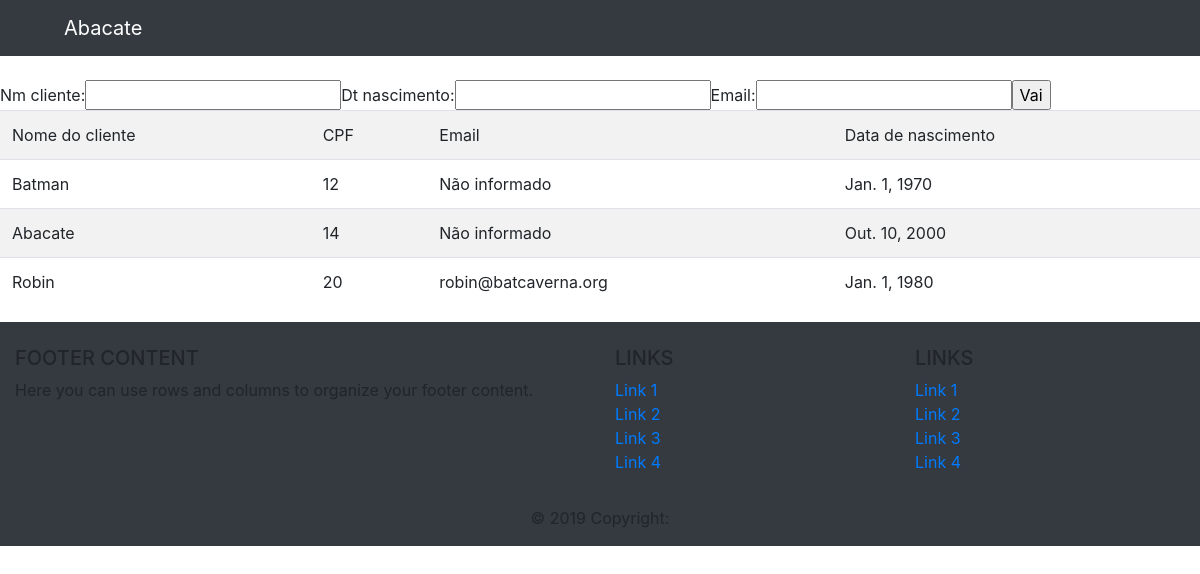
The app's page /cliente/busca/, older data.
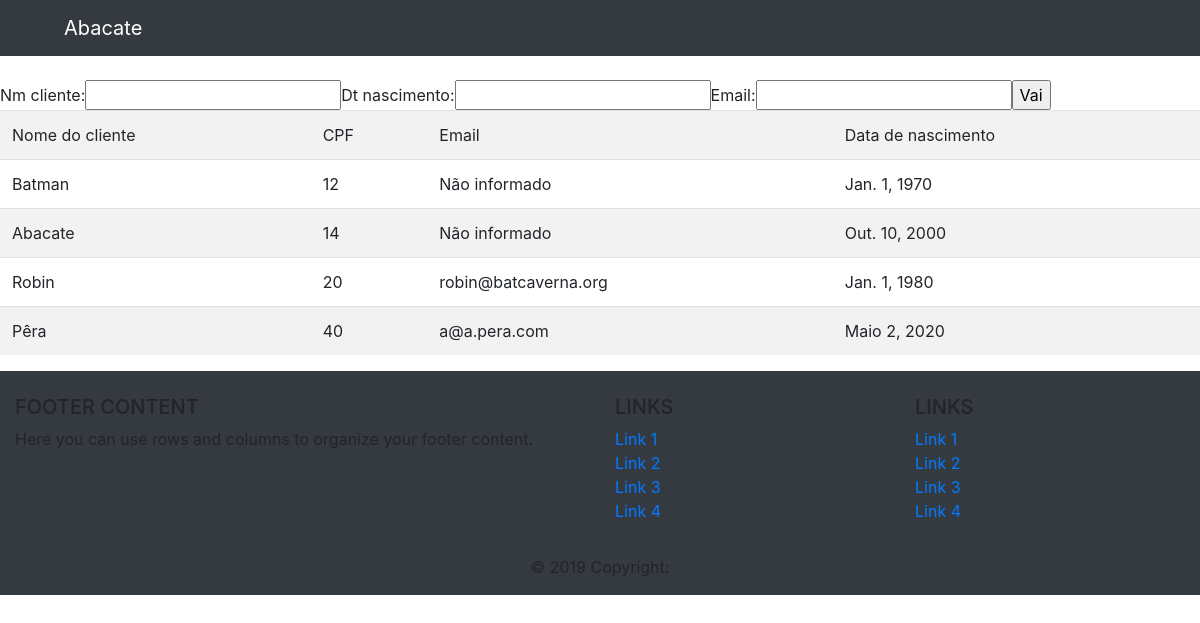
The same page, newer data.
### cliente/models.py (models this page shows, shortened)
class Cliente(models.Model):
	nm_cliente = models.CharField(verbose_name="Nome do cliente", max_length=45)
	nm_mae = models.CharField(verbose_name="Nome da mãe", max_length=45, null=True, blank=True)
	email = models.EmailField(verbose_name="Email", max_length=45, default="Não informado")
	nr_cpf = models.CharField(verbose_name="Número do CPF", max_length=14)
	nr_rg = models.CharField(verbose_name="Número do RG", max_length=15)
	dt_nascimento = models.DateField(verbose_name="Data de nascimento")
	idade = models.IntegerField(verbose_name="Idade")
	nr_endereco = models.IntegerField(null=True, blank=True)
	dsc_complemento = models.TextField(null=True, blank=True)
	cd_endereco = models.ForeignKey(Endereco, on_delete=models.PROTECT)

### cliente/views.py (the view)
# urls.py: path("busca/", views.clienteBusca, name="busca"),
def clienteBusca(request):
	clientes = []
	form = BuscaClienteForm()
	if request.method == "POST":
		resultado = BuscaClienteForm(request.POST)
		if resultado.is_valid():
			nome = resultado.cleaned_data["nm_cliente"]
			dtNascimento = resultado.cleaned_data["dt_nascimento"]
			email = resultado.cleaned_data["email"]
			clientes = Cliente.objects.exclude(nm_cliente=nome)
		else:
			pass
	else:
		clientes = Cliente.objects.all()
	context = {"clientes":clientes, "form":form}
	return render(request, "cliente/buscaCliente.html", context)

### cliente/forms.py
class BuscaClienteForm(forms.Form):
	nm_cliente = forms.CharField(max_length=45)
	dt_nascimento = forms.CharField(max_length=10)
	email = forms.EmailField(required=False)

### cliente/templates/cliente/buscaCliente.html (shortened to what this page needs)
{% extends "cliente/base.html" %}
	{% block conteudo %}
		<form action="" method="post" class="form form-inline">
			{{ form }}
			<input type="submit" value="Vai" />
		</form>
	{% if clientes %}
		<table class="table table-striped">
			<tr>
				<td>Nome do cliente</td>
				<td>CPF</td>
				<td>Email</td>
				<td>Data de nascimento</td>
			</tr>
			{% for cliente in clientes %}
				<tr>
					<td>{{ cliente.nm_cliente }}</td>
					<td>{{ cliente.nr_cpf }}</td>
					<td>{{ cliente.email }}</td>
					<td>{{ cliente.dt_nascimento }}</td>
				</tr>
			{% endfor %}
		</table>
	{% else %}
		<div class="alert alert-info">Nenhum cliente cadastrado</div>
	{% endif %}
	{% endblock conteudo %}

### cliente/templates/cliente/base.html (shortened to what this page needs)
{% load static %}
<!doctype html>
<html>
	<head>
		<link href="{% static 'cliente/css/bootstrap.min.css' %}" rel="stylesheet"/>
	</head>
	<body>
		<nav class="navbar navbar-dark bg-dark navbar-expand-lg">
			{% block abacate %}
				<a class="navbar-brand ml-md-4 ml-lg-5" href="{% url 'cliente:abacate' %}">Abacate</a>
			{% endblock abacate %}
    	</nav>
		<div class="mt-4">
			{% block conteudo %}
			{% endblock conteudo %}
		<div class="mb-4">
	<footer class="page-footer font-small footer-color bg-dark pt-4">
		<div class="container-fluid text-center text-md-left">
			<div class="row">
				<div class="col-md-6 mt-md-0 mt-3">
					<h5 class="text-uppercase">Footer Content</h5>
					<p>Here you can use rows and columns to organize your footer content.</p>
				</div>
				<div class="col-md-3 mb-md-0 mb-3">
					<h5 class="text-uppercase">Links</h5>
					<ul class="list-unstyled">
						<li>
							<a href="#!">Link 1</a>
						</li>
						<li>
							<a href="#!">Link 2</a>
						</li>
						<li>
							<a href="#!">Link 3</a>
						</li>
						<li>
							<a href="#!">Link 4</a>
						</li>
					</ul>
				</div>
				<div class="col-md-3 mb-md-0 mb-3">
					<h5 class="text-uppercase">Links</h5>
					<ul class="list-unstyled">
						<li>
							<a href="#!">Link 1</a>
						</li>
						<li>
							<a href="#!">Link 2</a>
						</li>
						<li>
							<a href="#!">Link 3</a>
						</li>
						<li>
							<a href="#!">Link 4</a>
						</li>
					</ul>
				</div>
			</div>
		</div>
		<div class="footer-copyright text-center py-3">© 2019 Copyright:
		</div>
	</footer>
	</body>
</html>

Row changes from the older to the newer data that the page shows:
added Cliente: nm_cliente "Pêra", nr_cpf "40", email "a@a.pera.com", dt_nascimento "Maio 2, 2020"
